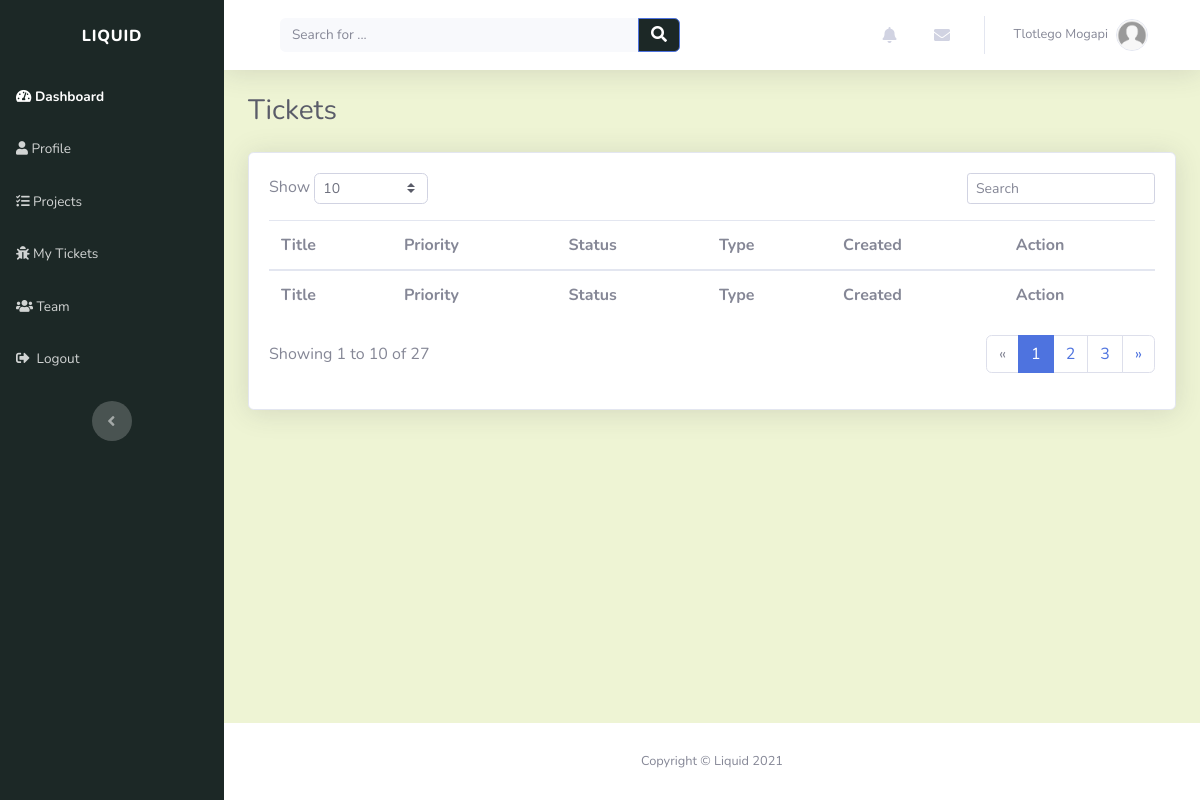
The page /tickets/ (signed in) on the database as committed earlier.
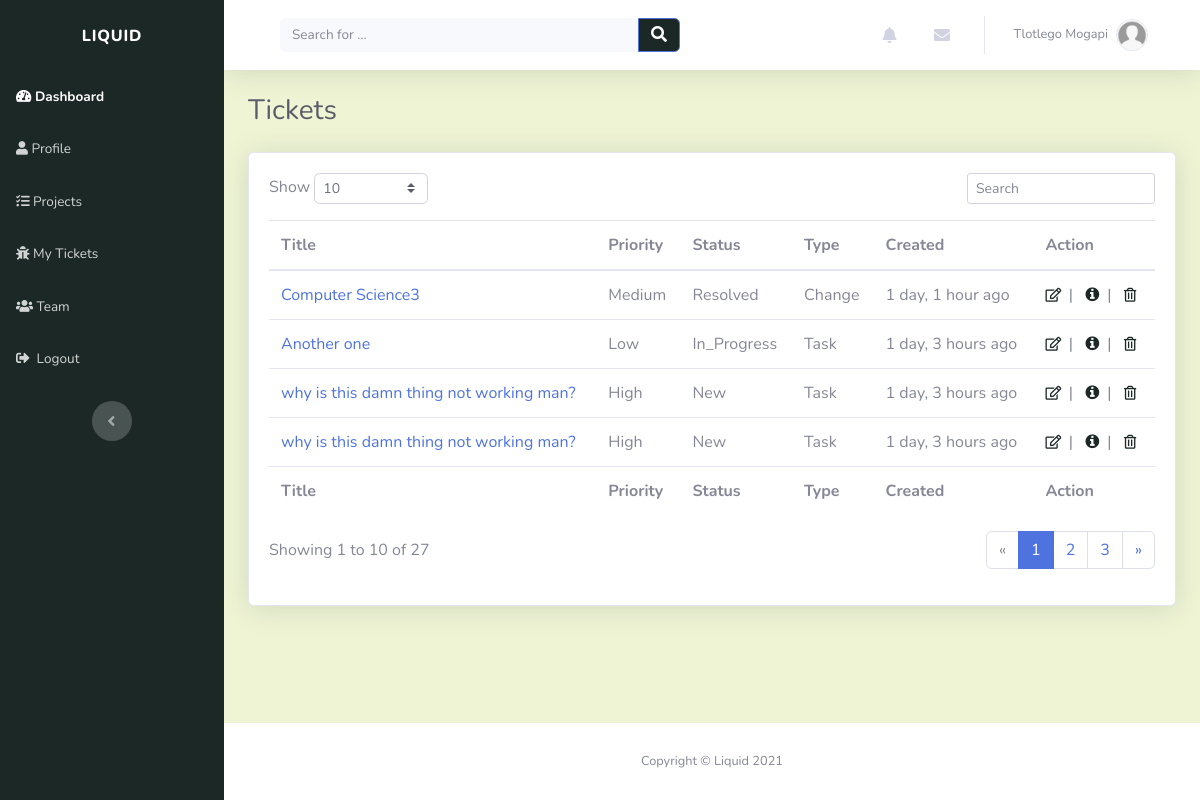
The same page on the database as committed later.
### tickets/models.py (models this page shows, shortened)
class TicketAssignee(models.Model):
    user = models.ForeignKey(Profile, on_delete=models.CASCADE)
    ticket = models.ForeignKey(Ticket, on_delete=models.CASCADE)
    created_on = models.DateTimeField(verbose_name="date created", auto_now_add=True)
    updated = models.DateTimeField(verbose_name="date updated", auto_now=True)

class Ticket(models.Model):
    TICKET_PRIORITY = (
        ('LOW', 'Low'),
        ('MEDIUM', 'Medium'),
        ('HIGH', 'High'),
    )
    TICKET_STATUS = (
        ('NEW', 'New'),
        ('IN_PROGRESS', 'In Progress'),
        ('RESOLVED', 'Resolved'),
    )
    TICKET_TYPE = (
        ('TASK', 'Task'),
        ('BUG', 'Bug'),
        ('CHANGE', 'Change'),
        ('FEATURE', 'Feature request')
    )
    title = models.CharField(max_length=50)
    description = models.CharField(max_length=200)
    created_by = models.ForeignKey(Profile, on_delete=models.CASCADE)
    project = models.ForeignKey(Project, related_name="tickets", on_delete=models.CASCADE)
    created_on = models.DateTimeField(verbose_name="created_on", auto_now_add=True)
    updated = models.DateTimeField(verbose_name="date updated", auto_now=True)
    priority = models.CharField(max_length=12, choices=TICKET_PRIORITY, default='LOW')
    status = models.CharField(max_length=12, choices=TICKET_STATUS, default='NEW')
    class_type = models.CharField(max_length=12, choices=TICKET_TYPE, default='TASK')
    slug = models.SlugField(unique=True, blank=True)

### tickets/views.py (the view)
# urls.py: path('', views.tickets_view, name="tickets_page"),
@login_required(login_url='login_page')
def tickets_view(request):
    context = {}
    user = request.user
    user_profile = get_object_or_404(Profile, user=user)
    context['user_tickets'] = TicketAssignee.objects.filter(user=user_profile).order_by('-created_on')
    return render(request, "tickets/tickets.html", context)

### index/custom_processors.py (called while the page is built)
def profile_processor(request):
    if request.user.is_authenticated:
        user = request.user
        user_profile = get_object_or_404(Profile, user=user)
        user_messages = DirectMessage.objects.filter(receiver=user_profile).order_by('-created_on')[:5]
        user_alerts = Alert.objects.filter(user=user_profile).order_by('-created_on')[:5]
        return {'profile': user_profile, 'direct_messages': user_messages, 'alerts': user_alerts}
    else:
        return{}

### tickets/templates/tickets/tickets.html (shortened to what this page needs)
{% extends "index/header.html" %} {% load static %} {% block title %}Tickets{% endblock %} {% block content %}
<div class="d-sm-flex justify-content-between align-items-center mb-4">
	<h3 class="text-dark mb-0">Tickets</h3>
</div>
<div class="card shadow">
	<div class="card-body">
		<div class="row">
			<div class="col-md-6 text-nowrap">
				<div id="dataTable_length" class="dataTables_length" aria-controls="dataTable">
					<label
						>Show&nbsp;<select class="form-control form-control-sm custom-select custom-select-sm">
							<option value="10" selected="">10</option>
							<option value="100">100</option></select
						>&nbsp;</label
					>
				</div>
			</div>
			<div class="col-md-6">
				<div class="text-md-right dataTables_filter" id="dataTable_filter">
					<label
						><input
							type="search"
							class="form-control form-control-sm"
							aria-controls="dataTable"
							placeholder="Search"
					/></label>
				</div>
			</div>
		</div>
		<div class="table-responsive table mt-2" id="dataTable" role="grid" aria-describedby="dataTable_info">
			<table class="table my-0" id="dataTable" aria-describedby="projects">
				<thead>
					{% include "tickets/snippets/table_header.html" %}
				</thead>
				<tbody>
					{% for ticket in user_tickets %} {% include "tickets/snippets/ticket.html" %} {%endfor%}
				</tbody>
				<tfoot>
					{% include "tickets/snippets/table_header.html" %}
				</tfoot>
			</table>
		</div>
		{% include "projects/snippets/pagination.html" %}
	</div>
</div>
{% endblock %}

### tickets/templates/tickets/snippets/ticket.html
<tr style="white-space: nowrap">
	<td><a href="#">{{ ticket.ticket.title | truncatechars:40 }}</a></td>
	<td>{{ ticket.ticket.priority|title }}</td>
	<td>{{ ticket.ticket.status|title }}</td>
	<td>{{ ticket.ticket.class_type|title }}</td>
	<td>{{ ticket.created_on|timesince }} ago</td>
	<td>{% include "tickets/snippets/ticket_action.html" %}</td>
</tr>

### tickets/templates/tickets/snippets/ticket_action.html
<a role="button" href="#" style="color: rgb(28, 40, 38)" title="Edit"><em class="far fa-edit fa-sm">&nbsp</em></a>
|&nbsp&nbsp
<a role="button" href="#" style="color: rgb(28, 40, 38)" title="More information"
	><em class="fa fa-info-circle">&nbsp</em></a
>
|&nbsp&nbsp
<a role="button" href="#" style="color: rgb(28, 40, 38)" title="Delete"
	><em class="far fa-trash-alt fa-sm">&nbsp</em></a
>

Rows that differ between the two databases and show on the page:
added TicketAssignee: ticket "Computer Science3", ticket.priority "Medium", ticket.status "Resolved", ticket.class_type "Change", created_on "1 day, 1 hour"
added TicketAssignee: ticket "Another one", ticket.priority "Low", ticket.status "In_Progress", ticket.class_type "Task", created_on "1 day, 3 hours"
added TicketAssignee: ticket "why is this damn thing not working man?", ticket.priority "High", ticket.status "New", ticket.class_type "Task", created_on "1 day, 3 hours"
added TicketAssignee: ticket "why is this damn thing not working man?", ticket.priority "High", ticket.status "New", ticket.class_type "Task", created_on "1 day, 3 hours"
